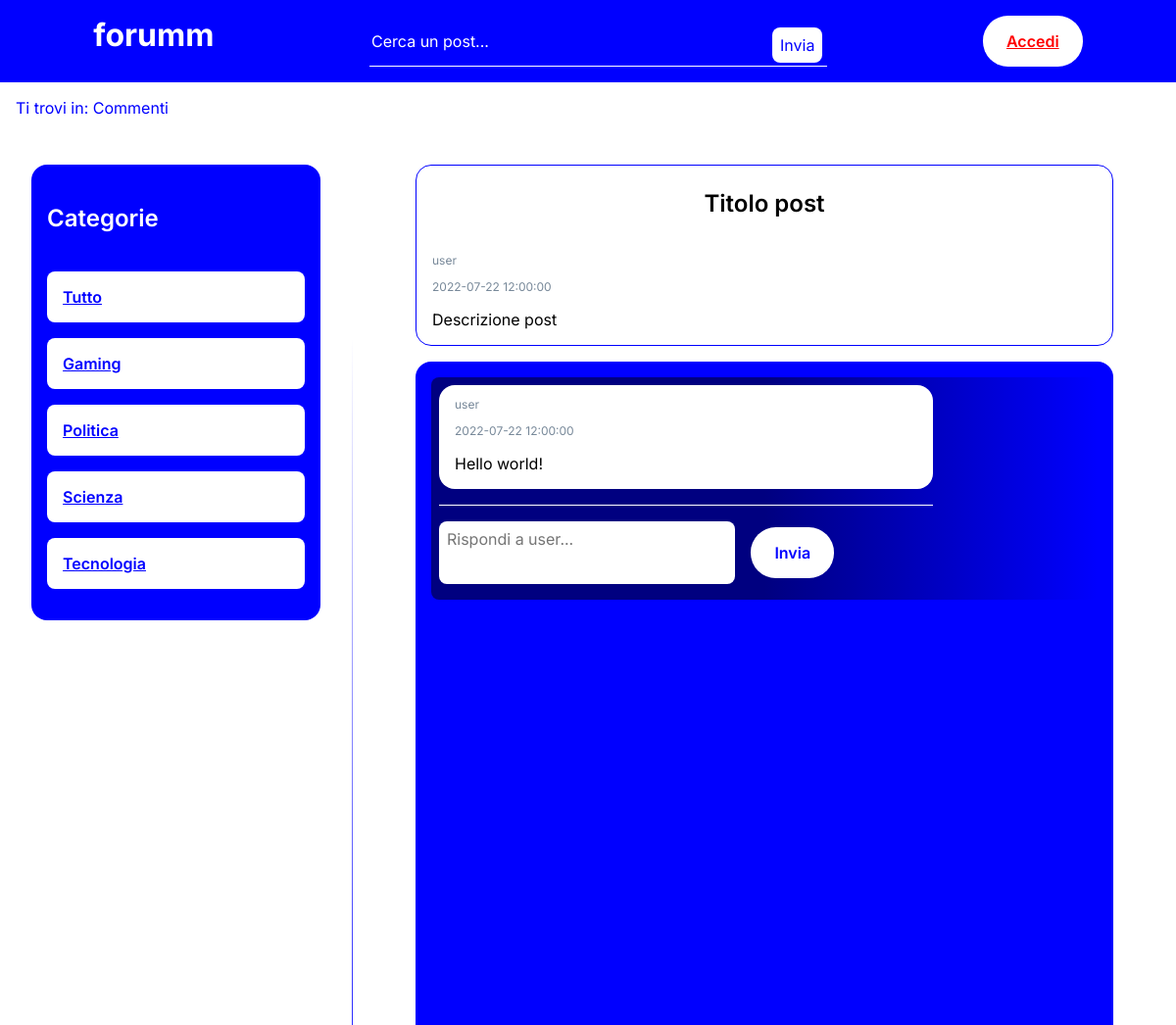
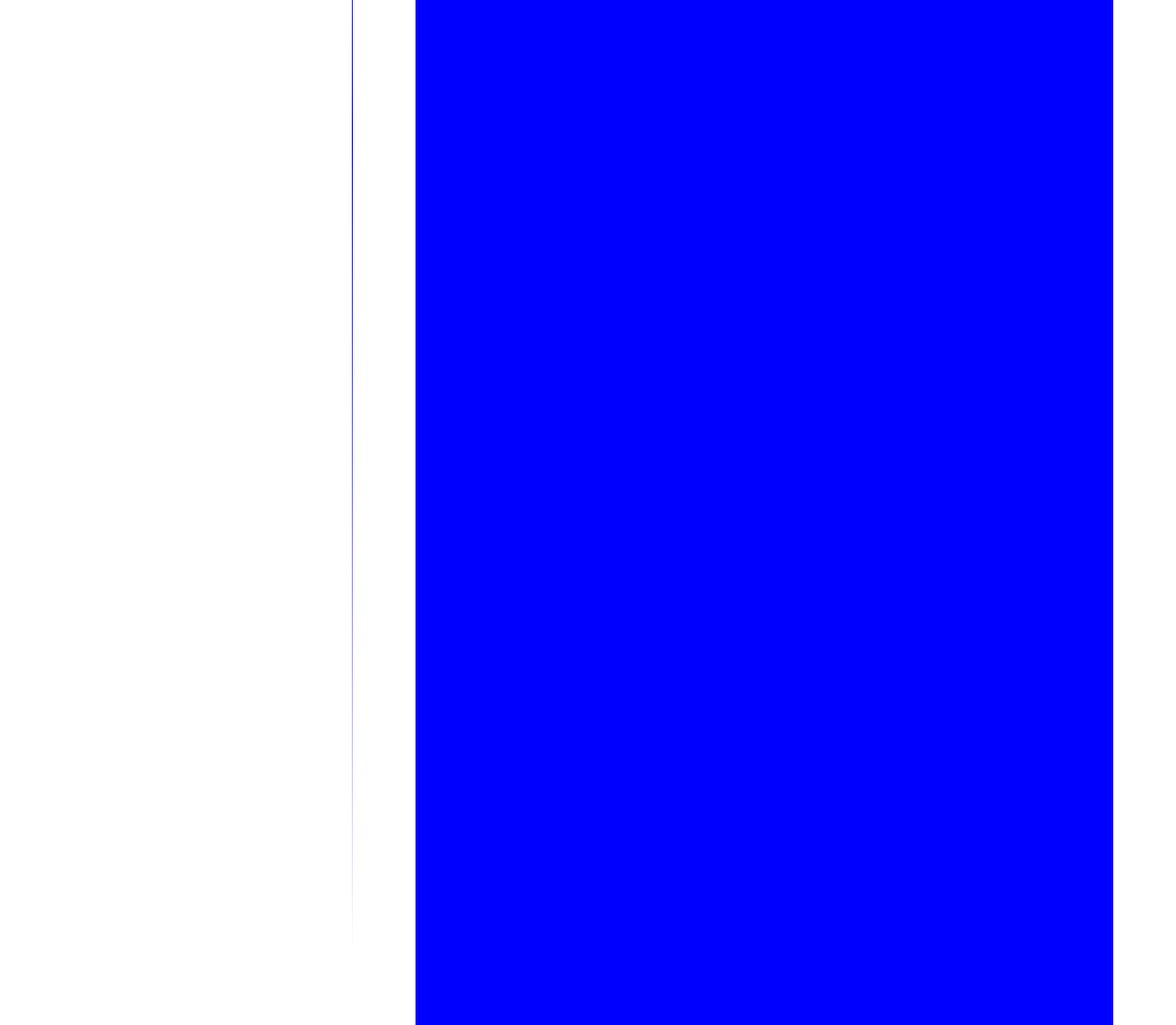
The app's page /commenti/?title=Titolo post with its own data (2 pictures, top to bottom).
### tables this page shows
CREATE TABLE `POST` (
    `title` varchar(319) NOT NULL,
    `user` varchar(319) NOT NULL,
    `category` varchar(319) NOT NULL,
    `date` timestamp NOT NULL DEFAULT current_timestamp(),
    `description` varchar(319) NOT NULL
);

CREATE TABLE `COMMENTO` (
    `id` int(11) NOT NULL,
    `post` varchar(319) NOT NULL,
    `user` varchar(319) NOT NULL,
    `text` varchar(319) NOT NULL,
    `date` timestamp NOT NULL DEFAULT current_timestamp(),
    `reply` int(11) DEFAULT -1
);

### utils/dbConnection.php (called while the page is built, shortened)
<?php
class DBAccess {
    private $connection;
    public function openDBConnection() {
        $this->connection = mysqli_connect(
            DBAccess::HOST_DB,
            DBAccess::USERNAME,
            DBAccess::PASSWORD,
            DBAccess::DATABASE_NAME
        );
        if ($this->connection)
            mysqli_query($this->connection, "SET lc_time_names = 'it_IT'");
        return $this->connection;
    }
    private function query($query) {
        $queryResult = mysqli_query($this->connection, $query);
        $result = array();
        while ($row = mysqli_fetch_assoc($queryResult)) {
            $result[] = $row;
        }
        return $result;
    }
    public function getPostByTitle($title) {
        $query = "SELECT * FROM `POST` WHERE `title`='$title'";
        return $this->query($query);
    }
    public function getComments($post) {
        $query = "SELECT *
            FROM `POST` JOIN `COMMENTO` ON `POST`.`title`=`COMMENTO`.`post`
            WHERE `POST`.`title`='$post' AND `COMMENTO`.`reply`='-1'
            ORDER BY `COMMENTO`.`date` DESC";
        return $this->query($query);
    }
}
?>

### utils/utilityFunctions.php (called while the page is built, shortened)
<?php
class UtilityFunctions {
    public static function replace($url, $array) {
        $html = file_get_contents($url);
        return UtilityFunctions::replaceFromHTML($html, $array);
    }
    public static function replaceFromHTML($html, $array) {
        foreach ($array as $key => $value)
            $html = str_replace($key, $value, $html);
        return $html;
    }
}
?>

### commenti/index.php (the view, shortened to what this page needs)
<?php
require_once "../utils/dbConnection.php";
require_once "../utils/utilityFunctions.php";
$db = new DBAccess();
$dbConnection = $db->openDBConnection();
$messaggio = '';
if ($dbConnection) {
  if ($_GET["title"]) {
    $title = mysqli_real_escape_string($dbConnection, $_GET["title"]);
    $mainPost = $db->getPostByTitle($title);
    $comments = $db->getComments($mainPost[0]["title"]);
    $messaggio .= "
      <div id='head'>
        <h2>
            {$mainPost[0]["title"]}
        </h2>
        <p class='author'>{$mainPost[0]["user"]}</p>
        <p class='date'>{$mainPost[0]["date"]}</p>
        <p>{$mainPost[0]["description"]}</p>
      </div>
      <div id='body'>";
    foreach ($comments as $i => $c) {
      $class = $i % 2 === 0 ? "left" : "right";
      $messaggio .= "
        <div class='comment-container $class'>
          <div class='comment $class'>
            <p class='author'>{$c["user"]}</p>
            <p class='date'>{$c["date"]}</p>
            <p>{$c['text']}</p>
          </div>";
      $messaggio .= "
        <div class='replies $class'>
      ";
      $messaggio .= "
            <div class='reply-form'>
              <form action='inviaR.php?title={$mainPost[0]["title"]}&id={$c["id"]}' method='post'>
                <textarea name='reply-{$c["id"]}' placeholder='Rispondi a {$c["user"]}...' ></textarea>
                <input class='button' type='submit' name='{$c["id"]}' value='Invia' />
              </form>
            </div>
          </div>
        </div>";
    }
    $messaggio .= "
      </div>
      <div id='form'>
        <form action='inviaR.php?title={$mainPost[0]["title"]}' method='post'>
          <textarea name='comment' placeholder='Commenta qui...' ></textarea>
          <input class='button' type='submit' value='Invia' />
          <a class='button' href='#head'>Torna su</a>
        </form>
      </div>";
  }
} else {
    $messaggio = '<div class="subcontainer danger"><p>Errore nella connessione al server. Per favore riprova più tardi.</p></div>';
}
echo UtilityFunctions::replace("comments.html", array("<comments />" => $messaggio));
?>

### index.css (style rules this page uses)
* { font-family: 'Inter', sans-serif; font-size: 1em; box-sizing: border-box; border: 0; }
body { margin: 0; }
h1 { font-size: 2em; font-weight: 700; }
h2 { font-size: 1.5em; font-weight: 600; }
h1, h2, h3 { display: inline-block; margin: 1em 0; }
a { color: blue; }
body { display: grid; grid-template-columns: 30% 70%; grid-template-rows: auto auto 100vh auto; grid-template-areas: "header header" "breadcrumb breadcrumb" "sidebar main" "footer footer"; }
#sidebar, #content, #footer { padding: 2em; }
.button { padding: 1em 1.5em; border-radius: 1.6em; font-weight: 600; color: blue; background-color: white; }
input.button:not(:disabled) { cursor: pointer; }
#header { display: flex; flex-direction: row; flex-wrap: nowrap; justify-content: space-around; grid-area: header; padding: 1em; color: white; background-color: blue; }
#title > h1 { margin: 0; }
#search { position: relative; width: 40%; border-bottom: 1px solid white; }
#search-input { width: 75%; background-color: blue; color: white; caret-color: white; }
#search-input::placeholder { color: white; opacity: 1; }
#search-submit { position: relative; bottom: -1em; width: 23%; padding: .1em 0; }
#search-submit > input { position: absolute; bottom: 0; right: 0; padding: .5em; background-color: white; color: blue; border-radius: .5em; cursor: pointer; }
#search-input, #search-submit { display: inline-block; }
#login { color: blue; background-color: white; }
#breadcrumb { grid-area: breadcrumb; padding: 0 1em; color: blue; }
#sidebar { grid-area: sidebar; border-image: linear-gradient(white 10%, blue 50%, white 90%) 1 100%; border-right: 1px solid; }
#sidebar > * { margin-bottom: 1em; padding: 1em; border-radius: 1em; }
#categories { color: white; background-color: blue; }
#categories ul { margin: 0; padding: 0; list-style-type: none; color: blue; font-weight: 600; }
#categories li { margin: 1em 0; padding: 1em; border-radius: .5em; background-color: white; }
#content { grid-area: main; padding: 2em 4em; }
#content > div { height: 100%; overflow-y: scroll; }

### commenti/comments.css (style rules this page uses)
#head { padding: 0 1em; margin-bottom: 1em; border: 1px solid blue; border-radius: 1em; }
#head h2 { width: 100%; text-align: center; }
#body { min-height: 100%; padding: 1em; background-color: blue; border-radius: 1em 1em 0 0; }
#form form, .reply-form form { display: flex; justify-content: space-between; gap: 1em; align-items: center; padding: 1em 0; border-top: 1px solid white; }
#form textarea, .reply-form textarea { width: 60%; height: 4em; padding: .5em; border-radius: .5em; resize: none; }
.author, .date { font-size: .75em; color: lightslategray; }
.comment-container { border-radius: .5em; }
.comment-container.left { padding: .5em 0 0 .5em; background-image: linear-gradient(to right, navy 50%, blue); }
.comment { width: 75%; padding: 0.001em 1em; margin-bottom: 1em; background-color: white; border-radius: 1em; }
.replies { width: 75%; margin-bottom: 1em; }
.comment.left, .replies.left { margin: 0 auto 1em 0; }
.replies.left .reply-form form { justify-content: flex-start; }

### mini.css (style rules this page uses)
* { font-size: .95em; }
body { display: grid; grid-template-rows: auto auto auto 100vh auto; grid-template-columns: auto; grid-template-areas: "header" "breadcrumb" "sidebar" "main" "footer"; }
#sidebar { border-image: linear-gradient(to left, white 25%, blue 50%, white 75%) 100; border-right: 0; border-bottom: 1px solid; }
#categories li { display: inline-block; width: 19%; text-align: center; }

### records on screen
post: title "Titolo post", user "user", date "2022-07-22 12:00:00", description "Descrizione post"
commento: user "user", date "2022-07-22 12:00:00", text "Hello world!", id+user "Rispondi a user..."
